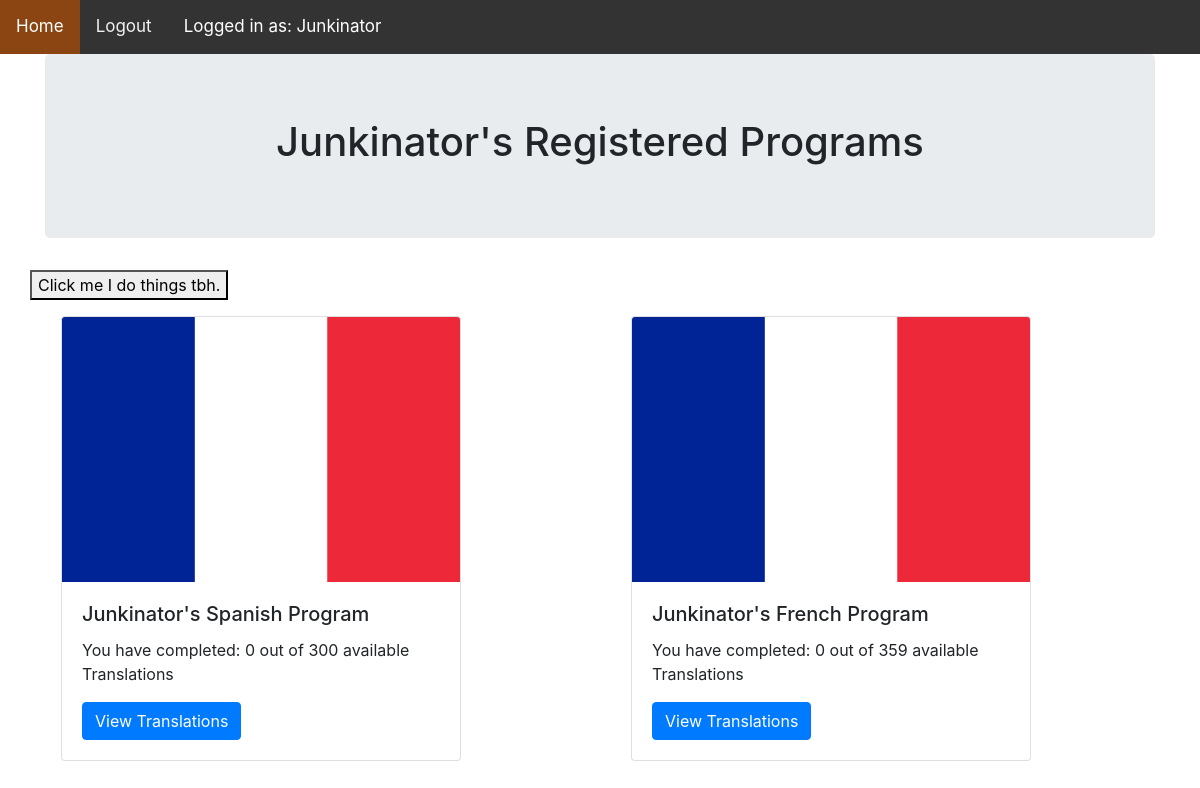
Before: /retranslation/ (signed in) with the older database file.
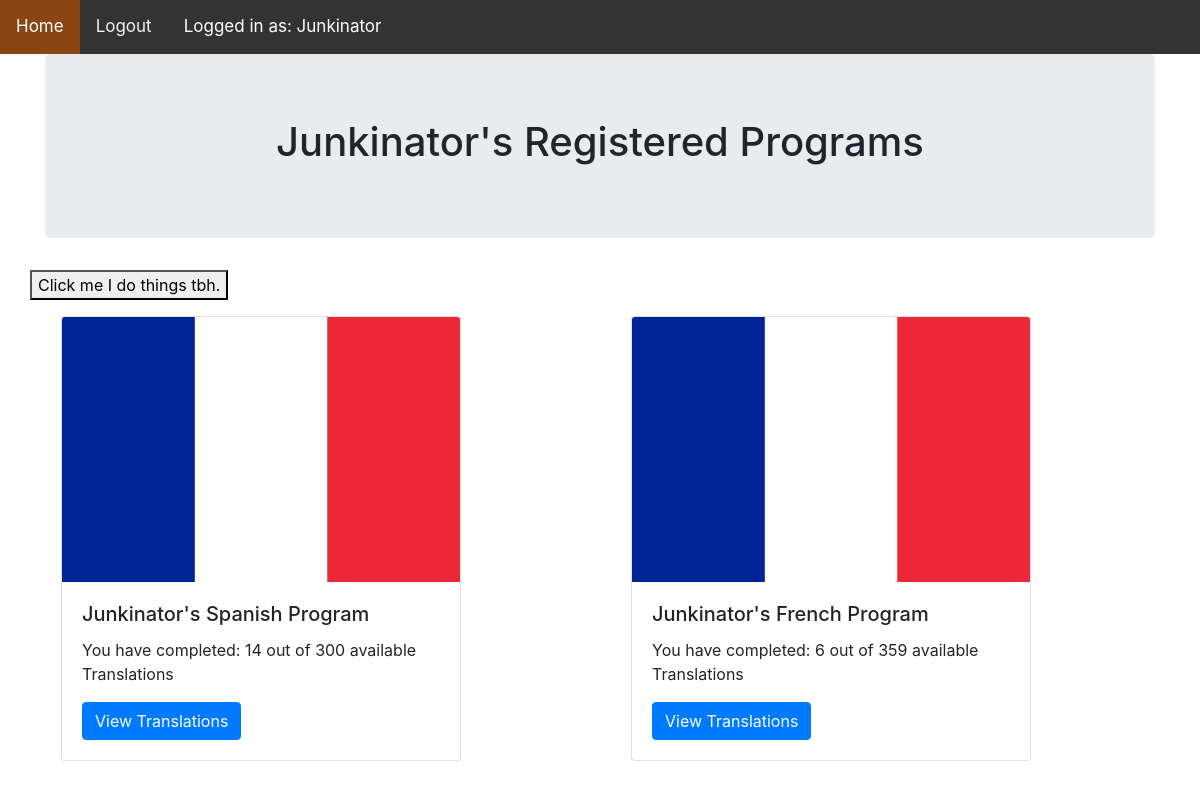
After: the same page with the newer database file.
### reTranslation/models.py (models this page shows, shortened)
class Program(models.Model):
    program_choices = (
        ('french','French'),
        ('spanish','Spanish',)
    )
    programName = models.CharField(max_length=40,
                                   choices=program_choices,
                                   default='spanish')
    programCount = models.IntegerField(default=0)
    member = models.ForeignKey(User, on_delete=models.CASCADE,
                               related_name='programs')
    firstname = models.CharField(max_length=40,null=False,default="")
    lastname = models.CharField(max_length=40, null=False,default="")
    created = models.DateTimeField(auto_now_add=True)
    startTime = models.TimeField(default=timezone.now)
    endTime = models.TimeField(default=timezone.now)
    active = models.BooleanField(default=False)
    served = models.BooleanField(default=False)
    totalCount = models.IntegerField(default=0)
    totalComplete = models.IntegerField(default=0)
    photo = models.ImageField(upload_to='programs/', blank=True)
    def get_absolute_url(self):
        return reverse('retranslation:program_detail',args=[
            self.member.username,
            self.programName,
        ])
    def __str__(self):
        return self.member.username + "'s " + self.programName + " program"

### reTranslation/views.py (the view)
# urls.py: path('',list_programs, name='list_programs')
@login_required
def list_programs(request):
    member = request.user.username
    programs = Program.objects.filter(member__username=member,active=True)
    return render(request,
                  'reTranslation/list.html',
                  {'programs':programs})

### reTranslation/templates/reTranslation/list.html (shortened to what this page needs)
{% extends "reTranslation/base.html" %}
{% load static %}
{% block dynamicNav %}
    <a class="active" href="{% url 'retranslation:list_programs'  %}">Home</a>
    {% if request.user.is_authenticated %}
    <a href="{% url 'retranslation:logout' %}">Logout</a>
    {% endif %}
    <a class="text-white">Logged in as: {{ request.user.username|capfirst }}</a>
{% endblock %}
{% block content %}
    <div class="container">
        <div class="row ">
            <div class="col-lg align-items-center">
                <div class="jumbotron text-center ">
                <h1>{{ request.user.username|capfirst }}'s Registered Programs</h1>
            </div>
            </div>
        </div>
        <div class="row">
            <button id="about-btn"> Click me I do things tbh.</button>
        </div>
        <div class="row items">
        {% for program in programs %}
            <div class="col-sm ">
            <div class="p-3">
                <div class="card" style="width: 25rem;">
                    <img class="card-img-top" src="{% static "pictures/french.jpg"%}"
                         alt="Card image cap">
                    <div class="card-body">
                        <h5 class="card-title">{{ program|title }}</h5>
                        <p class="card-text">You have completed: {{ program.programCount }} out of {{ program.totalCount }}
                            available
                            Translations
                        </p>
                        <a href="{{ program.get_absolute_url }}" class="btn btn-primary">View Translations </a>
                    </div>
                </div>
            </div>
           </div>
        {% endfor %}
         </div>
    </div>
{% endblock %}

Changed rows visible on the page:
changed Program "Junkinator's Spanish Program": programCount "0" → "14"
changed Program "Junkinator's French Program": programCount "0" → "6"
